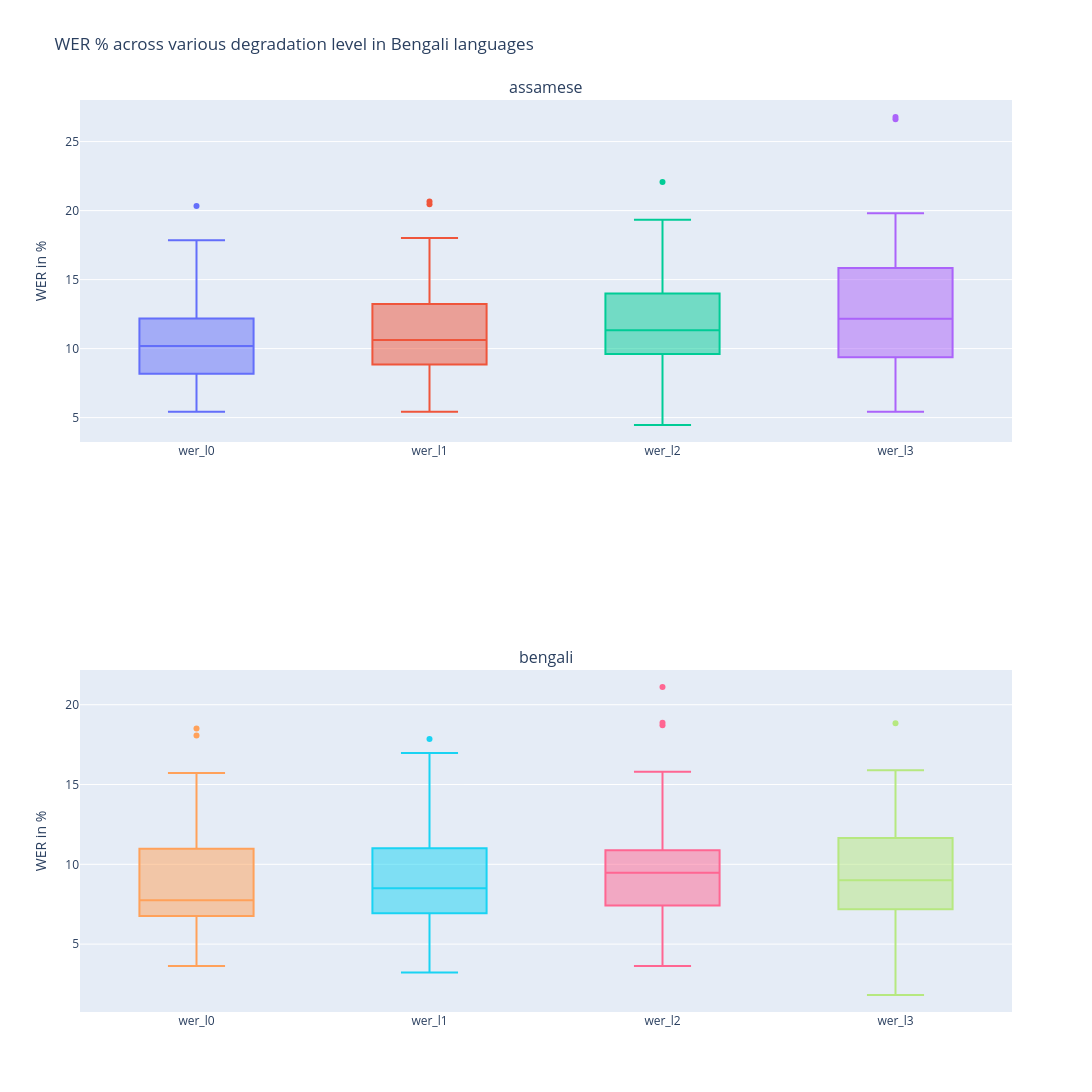

The cell this chart's notebook holds for it:
### Code cell
display_box_plot(results_df=results_bengali, script=script, metric_type='WER').show()

### Figure 1 — Plotly figure (JSON) as saved in the notebook; plotly's stock layout.template omitted (floating-point values rounded to 4 significant figures)
{"data": [{"name": "wer_l0", "text": ["Bengali_Anek_Bangla_5", "Bengali_Baloo_Da_2_12", "Bengali_Baloo_Da_2_24", "Bengali_Noto_Serif_Bengali_21", "Bengali_Anek_Bangla_15", "Bengali_Noto_Sans_Bengali_16", "Bengali_Anek_Bangla_23", "Bengali_Baloo_Da_2_22", "Bengali_Noto_Sans_Bengali_6", "Bengali_Baloo_Da_2_14", "Bengali_Noto_Sans_Bengali_30", "Bengali_Noto_Serif_Bengali_11", "Bengali_Anek_Bangla_25", "Bengali_Atma_18", "Bengali_Anek_Bangla_10", "Bengali_Noto_Sans_Bengali_29", "Bengali_Baloo_Da_2_20", "Bengali_Baloo_Da_2_1", "Bengali_Anek_Bangla_26", "Bengali_Anek_Bangla_27", "Bengali_Atma_2", "Bengali_Baloo_Da_2_17", "Bengali_Atma_28", "Bengali_Baloo_Da_2_7", "Bengali_Noto_Serif_Bengali_9", "Bengali_Atma_8", "Bengali_Atma_4", "Bengali_Atma_13"], "type": "box", "xaxis": "x", "y": [12.99, 8.28, 12.38, 8.013, 17.86, 10.06, 6.625, 11.4, 7.792, 8.065, 5.431, 20.33, 14.94, 11.97, 12.42, 9.091, 11.25, 8.497, 9.615, 10.32, 14.15, 11.08, 9.446, 7.767, 11.25, 7.074, 11.07, 8.387], "yaxis": "y"}, {"name": "wer_l1", "text": ["Bengali_Anek_Bangla_5", "Bengali_Baloo_Da_2_12", "Bengali_Baloo_Da_2_24", "Bengali_Noto_Serif_Bengali_21", "Bengali_Anek_Bangla_15", "Bengali_Noto_Sans_Bengali_16", "Bengali_Anek_Bangla_23", "Bengali_Baloo_Da_2_22", "Bengali_Noto_Sans_Bengali_6", "Bengali_Baloo_Da_2_14", "Bengali_Noto_Sans_Bengali_30", "Bengali_Noto_Serif_Bengali_11", "Bengali_Anek_Bangla_25", "Bengali_Atma_18", "Bengali_Anek_Bangla_10", "Bengali_Noto_Sans_Bengali_29", "Bengali_Baloo_Da_2_20", "Bengali_Baloo_Da_2_1", "Bengali_Anek_Bangla_26", "Bengali_Anek_Bangla_27", "Bengali_Atma_2", "Bengali_Baloo_Da_2_17", "Bengali_Atma_28", "Bengali_Baloo_Da_2_7", "Bengali_Noto_Serif_Bengali_9", "Bengali_Atma_8", "Bengali_Atma_4", "Bengali_Atma_13"], "type": "box", "xaxis": "x", "y": [16.23, 8.28, 11.73, 8.654, 20.45, 9.74, 7.886, 11.4, 6.494, 9.032, 5.431, 20.66, 14.61, 13.59, 16.67, 9.74, 12.86, 9.15, 12.5, 10.97, 18.01, 11.71, 9.446, 9.709, 10.29, 7.717, 11.73, 7.419], "yaxis": "y"}, {"name": "wer_l2", "text": ["Bengali_Anek_Bangla_5", "Bengali_Baloo_Da_2_12", "Bengali_Baloo_Da_2_24", "Bengali_Noto_Serif_Bengali_21", "Bengali_Anek_Bangla_15", "Bengali_Noto_Sans_Bengali_16", "Bengali_Anek_Bangla_23", "Bengali_Baloo_Da_2_22", "Bengali_Noto_Sans_Bengali_6", "Bengali_Baloo_Da_2_14", "Bengali_Noto_Sans_Bengali_30", "Bengali_Noto_Serif_Bengali_11", "Bengali_Anek_Bangla_25", "Bengali_Atma_18", "Bengali_Anek_Bangla_10", "Bengali_Noto_Sans_Bengali_29", "Bengali_Baloo_Da_2_20", "Bengali_Baloo_Da_2_1", "Bengali_Anek_Bangla_26", "Bengali_Anek_Bangla_27", "Bengali_Atma_2", "Bengali_Baloo_Da_2_17", "Bengali_Atma_28", "Bengali_Baloo_Da_2_7", "Bengali_Noto_Serif_Bengali_9", "Bengali_Atma_8", "Bengali_Atma_4", "Bengali_Atma_13"], "type": "box", "xaxis": "x", "y": [22.08, 7.962, 15.64, 9.936, 15.26, 12.99, 8.202, 11.4, 10.39, 9.032, 4.473, 19.34, 17.53, 12.3, 14.38, 9.416, 12.22, 9.804, 11.22, 11.61, 16.4, 13.61, 11.07, 11.65, 11.25, 8.682, 10.1, 6.452], "yaxis": "y"}, {"name": "wer_l3", "text": ["Bengali_Anek_Bangla_5", "Bengali_Baloo_Da_2_12", "Bengali_Baloo_Da_2_24", "Bengali_Noto_Serif_Bengali_21", "Bengali_Anek_Bangla_15", "Bengali_Noto_Sans_Bengali_16", "Bengali_Anek_Bangla_23", "Bengali_Baloo_Da_2_22", "Bengali_Noto_Sans_Bengali_6", "Bengali_Baloo_Da_2_14", "Bengali_Noto_Sans_Bengali_30", "Bengali_Noto_Serif_Bengali_11", "Bengali_Anek_Bangla_25", "Bengali_Atma_18", "Bengali_Anek_Bangla_10", "Bengali_Noto_Sans_Bengali_29", "Bengali_Baloo_Da_2_20", "Bengali_Baloo_Da_2_1", "Bengali_Anek_Bangla_26", "Bengali_Anek_Bangla_27", "Bengali_Atma_2", "Bengali_Baloo_Da_2_17", "Bengali_Atma_28", "Bengali_Baloo_Da_2_7", "Bengali_Noto_Serif_Bengali_9", "Bengali_Atma_8", "Bengali_Atma_4", "Bengali_Atma_13"], "type": "box", "xaxis": "x", "y": [26.62, 8.917, 15.96, 9.295, 19.81, 11.04, 9.464, 13.03, 5.844, 10.0, 5.431, 15.74, 18.51, 12.3, 18.3, 8.117, 12.22, 12.09, 13.14, 26.77, 16.4, 15.51, 12.7, 11.97, 8.682, 7.395, 11.07, 10.0], "yaxis": "y"}, {"name": "wer_l0", "text": ["Bengali_Baloo_Da_2_9", "Bengali_Atma_30", "Bengali_Atma_27", "Bengali_Baloo_Da_2_29", "Bengali_Atma_20", "Bengali_Baloo_Da_2_3", "Bengali_Noto_Sans_Bengali_11", "Bengali_Atma_1", "Bengali_Atma_17", "Bengali_Baloo_Da_2_15", "Bengali_Anek_Bangla_2", "Bengali_Anek_Bangla_25", "Bengali_Atma_21", "Bengali_Atma_18", "Bengali_Atma_23", "Bengali_Noto_Sans_Bengali_12", "Bengali_Noto_Sans_Bengali_19", "Bengali_Noto_Serif_Bengali_5", "Bengali_Atma_28", "Bengali_Anek_Bangla_16", "Bengali_Baloo_Da_2_26", "Bengali_Atma_24", "Bengali_Baloo_Da_2_7", "Bengali_Noto_Sans_Bengali_14", "Bengali_Atma_8", "Bengali_Noto_Serif_Bengali_4", "Bengali_Anek_Bangla_6", "Bengali_Atma_13"], "type": "box", "xaxis": "x2", "y": [6.032, 15.72, 11.05, 3.636, 11.15, 6.731, 6.796, 5.128, 14.19, 5.161, 7.792, 7.556, 7.051, 8.946, 9.325, 8.333, 6.452, 18.06, 11.11, 6.818, 7.207, 9.492, 5.844, 6.818, 10.9, 18.51, 7.692, 8.738], "yaxis": "y2"}, {"name": "wer_l1", "text": ["Bengali_Baloo_Da_2_9", "Bengali_Atma_30", "Bengali_Atma_27", "Bengali_Baloo_Da_2_29", "Bengali_Atma_20", "Bengali_Baloo_Da_2_3", "Bengali_Noto_Sans_Bengali_11", "Bengali_Atma_1", "Bengali_Atma_17", "Bengali_Baloo_Da_2_15", "Bengali_Anek_Bangla_2", "Bengali_Anek_Bangla_25", "Bengali_Atma_21", "Bengali_Atma_18", "Bengali_Atma_23", "Bengali_Noto_Sans_Bengali_12", "Bengali_Noto_Sans_Bengali_19", "Bengali_Noto_Serif_Bengali_5", "Bengali_Atma_28", "Bengali_Anek_Bangla_16", "Bengali_Baloo_Da_2_26", "Bengali_Atma_24", "Bengali_Baloo_Da_2_7", "Bengali_Noto_Sans_Bengali_14", "Bengali_Atma_8", "Bengali_Noto_Serif_Bengali_4", "Bengali_Anek_Bangla_6", "Bengali_Atma_13"], "type": "box", "xaxis": "x2", "y": [4.762, 16.98, 11.05, 4.848, 10.51, 7.372, 9.385, 7.692, 14.52, 3.226, 7.468, 5.333, 8.654, 8.946, 8.36, 6.731, 10.97, 16.77, 11.11, 7.792, 6.757, 10.51, 6.818, 8.117, 12.15, 17.86, 7.051, 9.709], "yaxis": "y2"}, {"name": "wer_l2", "text": ["Bengali_Baloo_Da_2_9", "Bengali_Atma_30", "Bengali_Atma_27", "Bengali_Baloo_Da_2_29", "Bengali_Atma_20", "Bengali_Baloo_Da_2_3", "Bengali_Noto_Sans_Bengali_11", "Bengali_Atma_1", "Bengali_Atma_17", "Bengali_Baloo_Da_2_15", "Bengali_Anek_Bangla_2", "Bengali_Anek_Bangla_25", "Bengali_Atma_21", "Bengali_Atma_18", "Bengali_Atma_23", "Bengali_Noto_Sans_Bengali_12", "Bengali_Noto_Sans_Bengali_19", "Bengali_Noto_Serif_Bengali_5", "Bengali_Atma_28", "Bengali_Anek_Bangla_16", "Bengali_Baloo_Da_2_26", "Bengali_Atma_24", "Bengali_Baloo_Da_2_7", "Bengali_Noto_Sans_Bengali_14", "Bengali_Atma_8", "Bengali_Noto_Serif_Bengali_4", "Bengali_Anek_Bangla_6", "Bengali_Atma_13"], "type": "box", "xaxis": "x2", "y": [8.889, 18.87, 10.5, 3.636, 10.19, 7.372, 5.502, 8.013, 15.81, 4.839, 8.766, 11.11, 7.692, 9.585, 9.646, 13.14, 10.65, 18.71, 9.357, 6.818, 10.36, 9.153, 7.468, 4.87, 14.33, 21.1, 5.449, 10.03], "yaxis": "y2"}, {"name": "wer_l3", "text": ["Bengali_Baloo_Da_2_9", "Bengali_Atma_30", "Bengali_Atma_27", "Bengali_Baloo_Da_2_29", "Bengali_Atma_20", "Bengali_Baloo_Da_2_3", "Bengali_Noto_Sans_Bengali_11", "Bengali_Atma_1", "Bengali_Atma_17", "Bengali_Baloo_Da_2_15", "Bengali_Anek_Bangla_2", "Bengali_Anek_Bangla_25", "Bengali_Atma_21", "Bengali_Atma_18", "Bengali_Atma_23", "Bengali_Noto_Sans_Bengali_12", "Bengali_Noto_Sans_Bengali_19", "Bengali_Noto_Serif_Bengali_5", "Bengali_Atma_28", "Bengali_Anek_Bangla_16", "Bengali_Baloo_Da_2_26", "Bengali_Atma_24", "Bengali_Baloo_Da_2_7", "Bengali_Noto_Sans_Bengali_14", "Bengali_Atma_8", "Bengali_Noto_Serif_Bengali_4", "Bengali_Anek_Bangla_6", "Bengali_Atma_13"], "type": "box", "xaxis": "x2", "y": [6.349, 14.47, 11.6, 1.818, 7.325, 6.41, 8.414, 12.82, 15.81, 4.839, 8.442, 11.11, 9.295, 8.946, 9.968, 7.692, 3.226, 14.84, 8.772, 11.69, 8.108, 9.831, 6.494, 10.71, 15.89, 18.83, 7.051, 9.061], "yaxis": "y2"}], "layout": {"annotations": [{"font": {"size": 16}, "showarrow": false, "text": "assamese", "x": 0.5, "xanchor": "center", "xref": "paper", "y": 1, "yanchor": "bottom", "yref": "paper"}, {"font": {"size": 16}, "showarrow": false, "text": "bengali", "x": 0.5, "xanchor": "center", "xref": "paper", "y": 0.375, "yanchor": "bottom", "yref": "paper"}], "height": 1200, "showlegend": false, "title": {"text": "WER % across various degradation level in Bengali languages"}, "width": 1400, "xaxis": {"anchor": "y", "domain": [0, 1]}, "xaxis2": {"anchor": "y2", "domain": [0, 1]}, "yaxis": {"anchor": "x", "domain": [0.625, 1], "title": {"text": "WER in %"}}, "yaxis2": {"anchor": "x2", "domain": [0, 0.375], "title": {"text": "WER in %"}}}}
